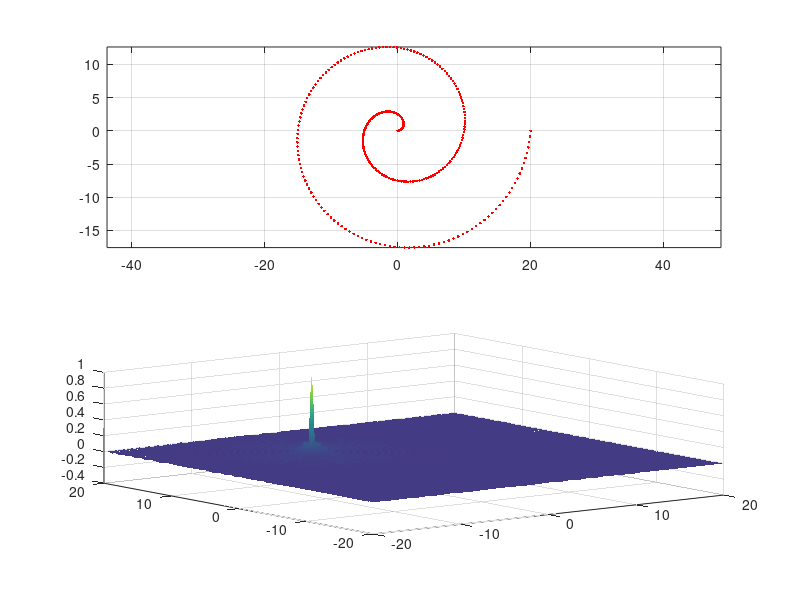
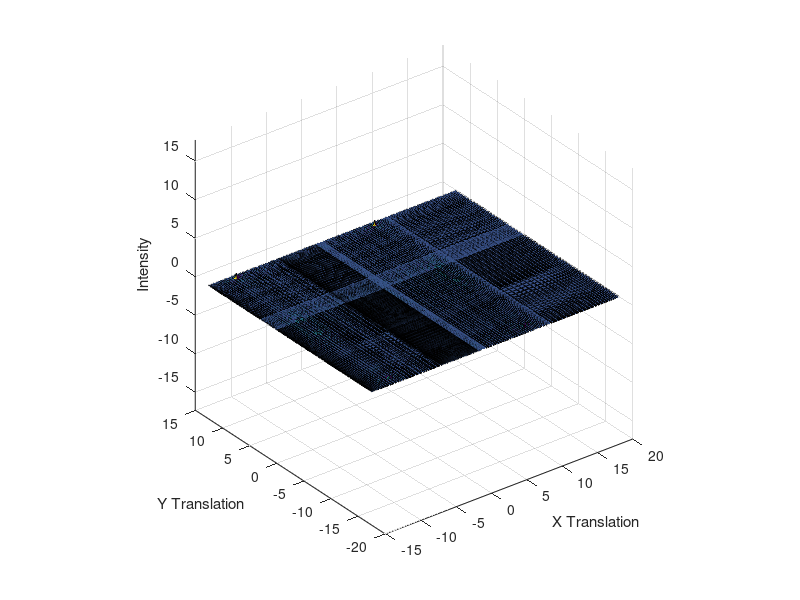

The MATLAB script that drew these images, in order:
clear variables
clc; clf; close all;


%% BUILD SPIRAL
spacing=10;
Rs=20;
revs=Rs/spacing
k=spacing/(2*pi);                       %scale
theta=linspace(0,revs*2*pi,300); %how many points
r=k*theta;                   %spiral
x=r.*cos(theta);             %convert to x cartesian
y=r.*sin(theta);             %convert to y cartesian

%% 
xo=5.6;
yo=-7.9;
Intensity=zeros(length(x),length(y));
for i=1:length(x)
    for j=1:length(y)


        R = 10*sqrt((x(i)+xo).^2 + (y(j)+yo).^2) + eps;
        Intensity(i,j) = sin(R)./R;
        
  
    end
end
%%
[X,Y] = meshgrid(-20:.1:20);
R = 10*sqrt((X+xo).^2 + (Y+yo).^2) + eps;
Z = sin(R)./R;
%%
figure(1)
subplot(2,1,1)
plot(x,y,'r.') 
axis equal
grid on


subplot(2,1,2)
surf(X,Y,Z)
shading interp

figure(2)
surf(x,y,Intensity)
xlabel('X Translation')
ylabel('Y Translation')
zlabel('Intensity')
axis equal
